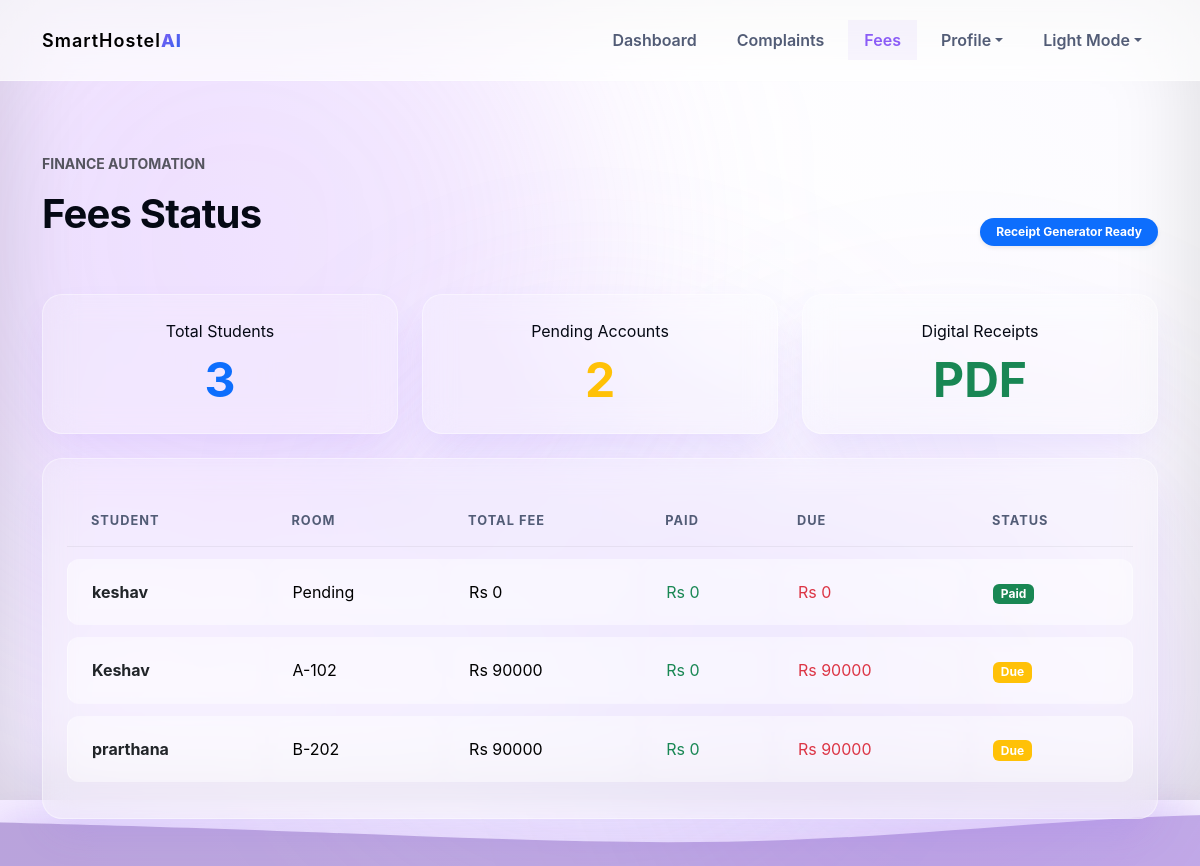
Before: /fees (signed in) with the older database file.
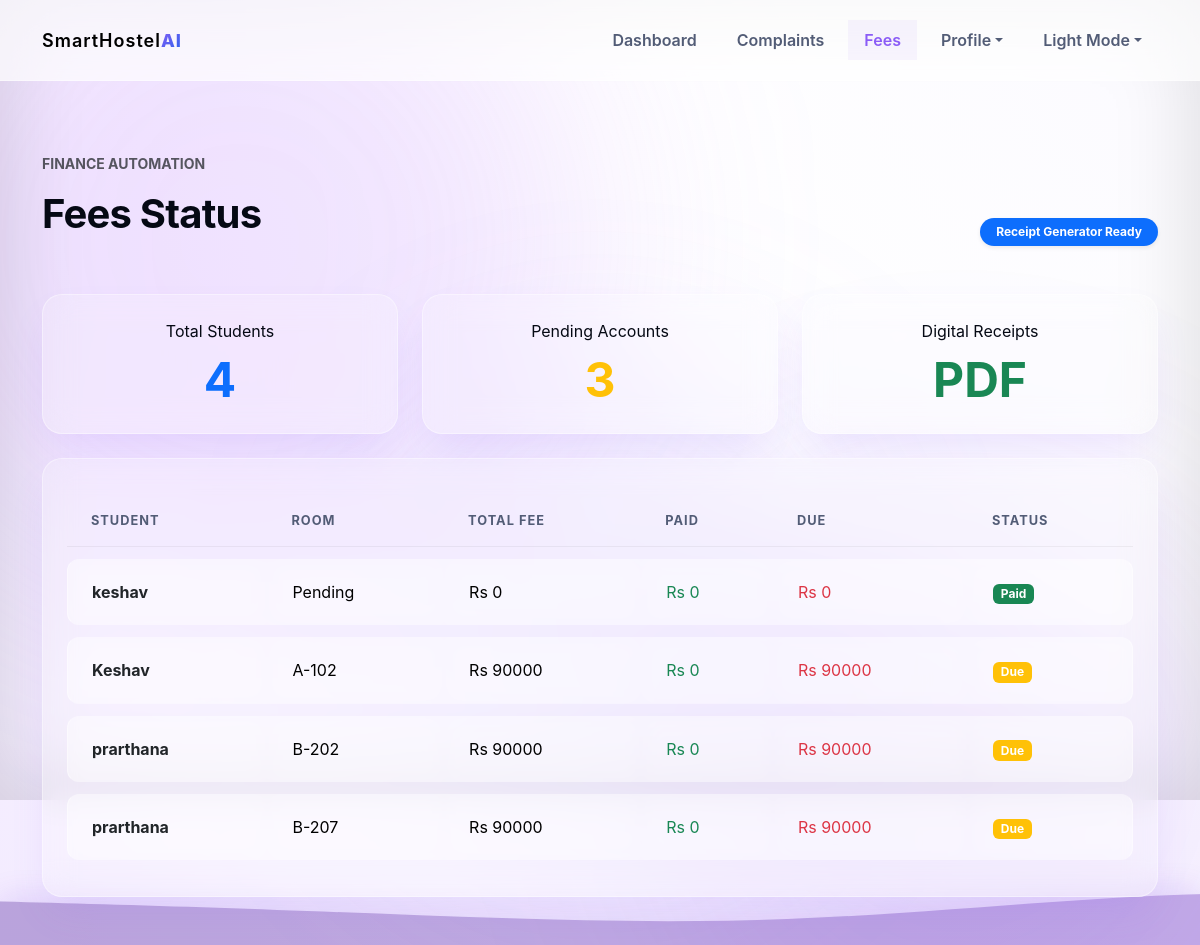
After: the same page with the newer database file.
### tables this page shows
CREATE TABLE students (
                id INTEGER PRIMARY KEY AUTOINCREMENT,
                email TEXT UNIQUE NOT NULL,
                password TEXT NOT NULL,
                dob TEXT NOT NULL,
                gender TEXT NOT NULL,
                degree TEXT NOT NULL
            , phone TEXT);

CREATE TABLE users (
                id INTEGER PRIMARY KEY AUTOINCREMENT,
                email TEXT UNIQUE NOT NULL,
                name TEXT NOT NULL,
                role TEXT NOT NULL,
                password TEXT NOT NULL,
                failed_attempts INTEGER DEFAULT 0
            );

### app.py (the view)
@app.route("/fees")
@login_required()
def fees_page():
    fee_records = []
    with get_db() as db:
        params = []
        gender_filter = ""
        if session.get("role") == "admin":
            scope = get_admin_scope(session["user_email"])
            if scope["gender"]:
                gender_filter = "WHERE s.gender = ?"
                params.append(scope["gender"])
        elif session.get("role") == "student":
            gender_filter = "WHERE s.email = ?"
            params.append(session["user_email"])
        students = db.execute(f"""
            SELECT u.name, s.email, s.gender
            FROM students s
            JOIN users u ON s.email = u.email
            {gender_filter}
        """, params).fetchall()
        allocations = {row["student_email"]: row for row in db.execute("SELECT a.student_email, r.block, r.floor, r.room_number, r.type FROM allocations a JOIN rooms r ON a.room_id = r.id").fetchall()}
    for student in students:
        email = student["email"]
        alloc = allocations.get(email)
        amount = fee_amount_for_room(alloc["type"]) if alloc else 0
        paid = 30000 if email == "student@smarthostel.ai" else 0
        fee_records.append(
            {
                "email": email,
                "name": student["name"],
                "room": f"{alloc['block']}-{alloc['room_number']}" if alloc else "Pending",
                "amount": amount,
                "paid": paid,
                "due": amount - paid,
                "status": "Paid" if paid == amount else ("Partial" if paid else "Due"),
            }
        )
    return render_template("fees.html", fee_records=fee_records)

### app.py (called while the page is built)
@app.context_processor
def inject_asset_version():
    return {"asset_version": os.getenv("RENDER_GIT_COMMIT", datetime.now().strftime("%Y%m%d%H%M"))}

@app.after_request
def add_no_cache_headers(response):
    if request.endpoint == "static":
        response.headers["Cache-Control"] = "no-store, no-cache, must-revalidate, max-age=0"
    return response

def get_db():
    db = sqlite3.connect(DATABASE, detect_types=sqlite3.PARSE_DECLTYPES)
    db.row_factory = sqlite3.Row
    return db

def get_admin_scope(email):
    if email == "maleadmin@hostel.com":
        return {"block": "A", "gender": "Male", "label": "Male Admin Dashboard", "audience": "Boys Hostel"}
    if email == "femaleadmin@hostel.com":
        return {"block": "B", "gender": "Female", "label": "Female Admin Dashboard", "audience": "Girls Hostel"}
    return {"block": None, "gender": None, "label": "Chief Admin Dashboard", "audience": "All Hostels"}

def fee_amount_for_room(room_type):
    if not room_type:
        return 0
    if "Single" in room_type or "1 Sharing" in room_type:
        return 144000
    if "2 Sharing" in room_type:
        return 90000
    if "3 Sharing" in room_type:
        return 80000
    if "4 Sharing" in room_type:
        return 70000
    return 0

def login_required(role=None):
    def decorator(view):
        @wraps(view)
        def wrapped_view(*args, **kwargs):
            if "user_email" not in session:
                flash("Please login to continue.", "warning")
                return redirect(url_for("login"))
            if role and session.get("role") != role:
                flash("You do not have permission to access that page.", "danger")
                return redirect(url_for("dashboard"))
            return view(*args, **kwargs)
        return wrapped_view
    return decorator

### templates/fees.html (shortened to what this page needs)
{% extends "base.html" %}
{% block content %}
<section class="dashboard py-5">
  <div class="container">
    <div class="d-flex flex-wrap justify-content-between align-items-end gap-3 mb-5">
      <div>
        <p class="text-muted fw-bold text-uppercase small tracking-wide">Finance Automation</p>
        <h1 class="h1 fw-bold" id="fees-title"></h1>
      </div>
      <span class="badge bg-primary px-3 py-2 rounded-pill shadow-sm">Receipt Generator Ready</span>
    </div>
    {% if session.get('role') == 'admin' %}
      <div class="row g-4 mb-4">
        <div class="col-md-4 reveal reveal-delay-1">
          <div class="glass-panel p-4 text-center">
            <span>Total Students</span>
            <strong class="d-block display-5 text-primary fw-bold mt-2">{{ fee_records|length }}</strong>
          </div>
        </div>
        <div class="col-md-4 reveal reveal-delay-2">
          <div class="glass-panel p-4 text-center">
            <span>Pending Accounts</span>
            <strong class="d-block display-5 text-warning fw-bold mt-2">{{ fee_records|selectattr("due", "gt", 0)|list|length }}</strong>
          </div>
        </div>
        <div class="col-md-4 reveal reveal-delay-3">
          <div class="glass-panel p-4 text-center">
            <span>Digital Receipts</span>
            <strong class="d-block display-5 text-success fw-bold mt-2">PDF</strong>
          </div>
        </div>
      </div>
      <div class="glass-panel p-4 reveal reveal-delay-4">
        <div class="table-responsive">
          <table class="table table-premium align-middle mb-0">
            <thead>
              <tr>
                <th>Student</th>
                <th>Room</th>
                <th>Total Fee</th>
                <th>Paid</th>
                <th>Due</th>
                <th>Status</th>
              </tr>
            </thead>
            <tbody>
              {% for record in fee_records %}
                <tr>
                  <td><strong class="text-dark">{{ record.name }}</strong></td>
                  <td>{{ record.room }}</td>
                  <td>Rs {{ record.amount }}</td>
                  <td class="text-success">Rs {{ record.paid }}</td>
                  <td class="text-danger">Rs {{ record.due }}</td>
                  <td><span class="badge {{ 'bg-success' if record.status == 'Paid' else 'bg-warning' }}">{{ record.status }}</span></td>
                </tr>
              {% else %}
                <tr><td colspan="6" class="text-center text-muted py-4">No fee records found.</td></tr>
              {% endfor %}
            </tbody>
          </table>
        </div>
      </div>
    {% endif %}
  </div>
</section>
{% endblock %}

### templates/base.html (shortened to what this page needs)
<!doctype html>
<html lang="en">
  <head>
    <link href="{{ url_for('static', filename='vendor/bootstrap/bootstrap.min.css', v=asset_version) }}" rel="stylesheet">
    <link rel="stylesheet" href="{{ url_for('static', filename='css/style.css', v=asset_version) }}">
  </head>
  <body>
    <div class="bg-blobs">
      <div class="blob blob-1"></div>
      <div class="blob blob-2"></div>
      <div class="blob blob-3"></div>
    </div>
    <nav class="navbar navbar-expand-lg sticky-top">
      <div class="container">
        <a class="navbar-brand brand-container" href="{{ url_for('index') }}">
          <span class="brand-text">SmartHostel</span><span class="brand-ai">AI</span>
        </a>
        <div class="collapse navbar-collapse" id="navMenu">
          <div class="navbar-nav ms-auto gap-2">
            {% if session.get("user_email") %}
              {% if session.get("role") == "student" %}
                <a class="nav-link {% if request.endpoint == 'student_dashboard' %}active{% endif %}" href="{{ url_for('student_dashboard') }}">Dashboard</a>
                <div class="nav-item dropdown">
                  <a class="nav-link dropdown-toggle {% if request.endpoint in ['notice_board_page', 'room_change_page', 'complaints_page', 'fees_page'] %}active{% endif %}" href="#" data-bs-toggle="dropdown">Services</a>
                  <div class="dropdown-menu">
                    <a class="dropdown-item {% if request.endpoint == 'room_pass_page' %}active{% endif %}" href="{{ url_for('room_pass_page') }}">Room Pass</a>
                    <a class="dropdown-item {% if request.endpoint == 'notice_board_page' %}active{% endif %}" href="{{ url_for('notice_board_page') }}">Notice Board</a>
                    <a class="dropdown-item {% if request.endpoint == 'room_change_page' %}active{% endif %}" href="{{ url_for('room_change_page') }}">Room Change Request</a>
                    <a class="dropdown-item {% if request.endpoint == 'complaints_page' %}active{% endif %}" href="{{ url_for('complaints_page') }}">Complaints</a>
                    <a class="dropdown-item {% if request.endpoint == 'fees_page' %}active{% endif %}" href="{{ url_for('fees_page') }}">Fees</a>
                  </div>
                </div>
                <div class="nav-item dropdown">
                  <a class="nav-link dropdown-toggle" href="#" data-bs-toggle="dropdown">Profile</a>
                  <div class="dropdown-menu dropdown-menu-end">
                    <a class="dropdown-item text-danger" href="{{ url_for('logout') }}">Logout</a>
                  </div>
                </div>
              {% else %}
                <a class="nav-link {% if request.endpoint == 'admin_dashboard' %}active{% endif %}" href="{{ url_for('admin_dashboard') }}">Dashboard</a>
                <a class="nav-link {% if request.endpoint == 'complaints_page' %}active{% endif %}" href="{{ url_for('complaints_page') }}">Complaints</a>
                <a class="nav-link {% if request.endpoint == 'fees_page' %}active{% endif %}" href="{{ url_for('fees_page') }}">Fees</a>
                <div class="nav-item dropdown">
                  <a class="nav-link dropdown-toggle" href="#" data-bs-toggle="dropdown">Profile</a>
                </div>
              {% endif %}
              <div class="nav-item dropdown">
                <a class="nav-link dropdown-toggle" href="#" data-bs-toggle="dropdown" id="theme-dropdown">Mode</a>
              </div>
            {% endif %}
          </div>
        </div>
      </div>
    </nav>
    <main>
      <div class="container pt-4">
      </div>
      {% block content %}{% endblock %}
    </main>
    <div class="liquid-wave-container">
    </div>
    <div class="vignette-overlay"></div>
  </body>
</html>

Changed rows visible on the page:
added students: name "prarthana", room "B-207", amount "90000", paid "0", due "90000", status "Due"
Other visible differences:
{{ fee_records|length }}: "3" → "4"
{{ fee_records|selectattr("due", "gt", 0)|list|length }}: "2" → "3"
